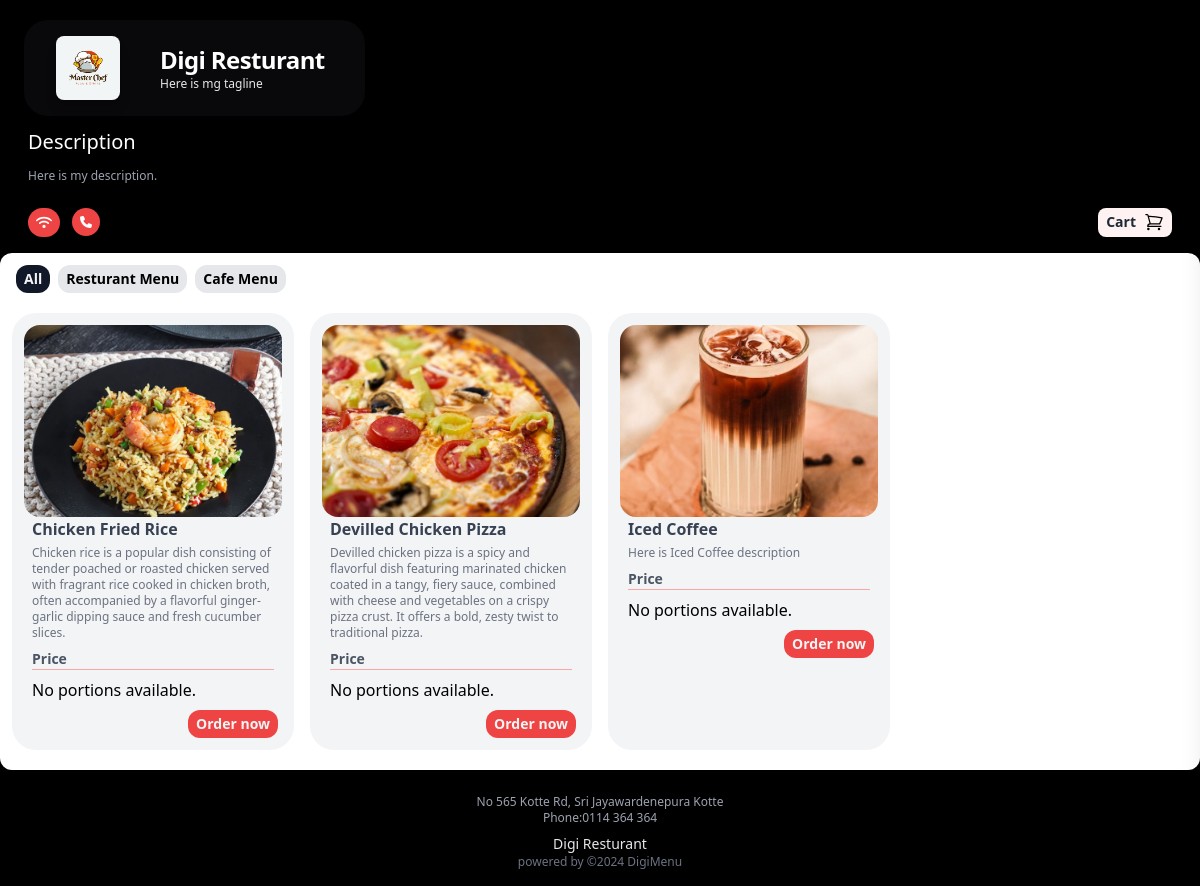
Page /app/1/ on the earlier database version.
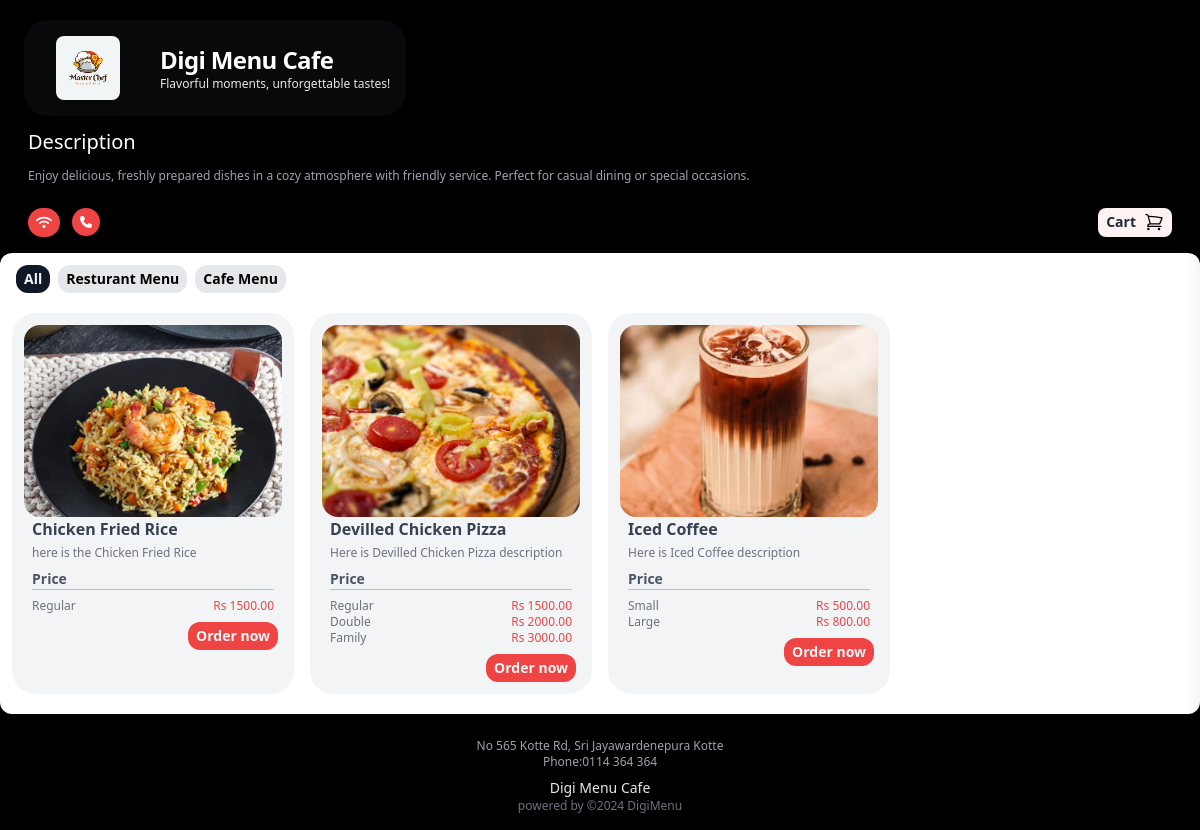
Same page on the later database version.
### main/models.py (models this page shows, shortened)
class Profile(models.Model):
	user = models.OneToOneField(User, on_delete=models.CASCADE)
	phone = models.CharField(max_length=20, blank=True)
	address1 = models.CharField(max_length=200, blank=True)
	resturant_name = models.CharField(max_length=200, blank=True)
	resturant_slogan = models.CharField(max_length=200, blank=True)
	image = models.ImageField(upload_to='uploads/product/',blank=True, null=True )
	description = models.CharField(max_length=400, default='0', blank=True, null=True)
	city = models.CharField(max_length=200, blank=True)
	zipcode = models.CharField(max_length=200, blank=True)
	country = models.CharField(max_length=200, blank=True)

class Menu(models.Model):
	user = models.ForeignKey(User, on_delete=models.CASCADE)
	name = models.CharField(max_length=50)

class Product(models.Model):
    name = models.CharField(max_length=100)
    menu = models.ForeignKey(Menu, on_delete=models.CASCADE, default=1)
    description = models.CharField(max_length=250, default='0', blank=True, null=True)
    image = models.ImageField(upload_to='uploads/product/', blank=True, null=True)

class Portion(models.Model):
    product = models.ForeignKey(Product, on_delete=models.CASCADE, related_name='portions')
    name = models.CharField(max_length=100)
    price = models.DecimalField(default=0, decimal_places=2, max_digits=6)

### main/views.py (the view)
# urls.py: path('<int:resturant_id>/', views.menuhome, name='menuhome'),
def menuhome(request, resturant_id, menu_id=None):
    profile = get_object_or_404(Profile, id=resturant_id)
    if menu_id:
        current_menu = get_object_or_404(Menu, user=profile.user, id=menu_id)
        products = Product.objects.filter(menu=current_menu)
        active_view = 'menu'
    else:
        products = Product.objects.filter(menu__user=profile.user)
        active_view = 'all'
    product_ids = products.values_list('id', flat=True)
    portions = Portion.objects.filter(product_id__in=product_ids)
    context = {
        'products': products,
        'portions': portions,
        'active_view': active_view,
    }
    if menu_id:
        context['menu_id'] = current_menu.id
    return render(request, 'all.html', context)

### cart/cart.py (called while the page is built)
    def cart_total(self, app_id):
        self.session_key = f'app_{app_id}_cart'
        self.cart = self.session.get(self.session_key, {})
        portion_ids = self.cart.keys()
        portions = Portion.objects.filter(id__in=portion_ids)
        quantities = self.cart
        total = 0
        for key, value in quantities.items():
            key = int(key)
            for portion in portions:
                if portion.id == key:
                    total = total + (portion.price * value)
        return total

    def __len__(self):
        return len(self.cart)

    def get_prods(self):
        portion_ids = self.cart.keys()
        portions = Portion.objects.filter(id__in=portion_ids)
        return portions

    def get_quants(self):
        return self.cart

### cart/context_processors.py (called while the page is built)
def cart_items(request):
    app_id = request.resolver_match.kwargs.get('resturant_id')
    cart = Cart(request, app_id)
    return {
        'cart_products': cart.get_prods(),
        'quantities': cart.get_quants(),
        'total_items': cart.__len__(),
        'totals': cart.cart_total(app_id),
    }

### main/context_processors.py (called while the page is built)
def resturant(request):
    resturant_id = request.resolver_match.kwargs.get('resturant_id', None)
    if resturant_id:
        profile = get_object_or_404(Profile, id=resturant_id)
        menus = Menu.objects.filter(user=profile.user)
        return {
            'menus': menus,
            'resturant': profile,
        }
    return {}

### main/templates/all.html
{% extends 'mainbase.html' %}
{% load static %}
{% block content %}
<div class=" justify-center my-3 mx-1 ">
  <div >
    <ul  class="grid lg:grid-cols-4 md:grid-cols-3 sm:grid-cols-1">
      {% for product in products %}
      <li class="flex-col m-2 bg-gray-100 rounded-3xl p-3">
        <div class="h-24 w-120 h-48 flex-shrink-0 overflow-hidden ">
          <img src="{{product.image.url}}" alt="{{product.name}}" class="h-full w-full object-cover rounded-2xl object-center">
        </div>
        <h3 class="text-gray-700 font-bold px-2">
          {{product.name}}
        </h3>
        <p class="px-2 mt-1 text-xs text-gray-500">{{product.description}}</p>
        <h4 class="font-semibold text-sm text-gray-600 mt-2 mx-2">Price</h4>
        <div class=" border-t border-red-300 mx-2">
          <div class="justify-between items-center my-2">
            {% for portion in product.portions.all %}
              <div class="flex justify-between items-end text-gray-500">
                <p class="text-xs">{{ portion.name }}</p>
                <p class="text-red-500 text-xs">Rs {{ portion.price }}</p>
              </div>
            {% empty %}
              <p>No portions available.</p>
            {% endfor %}
                  </div>
        </div>
        <div class="flex flex-row justify-end mx-1">
          <a href="{% url 'product' resturant.id product.id %}" class="bg-red-500 text-gray-100 px-2 py-1 rounded-xl text-sm font-bold">Order now</span></a>
        </div>
      </li>
      {% endfor %}
    </ul>
  </div>
</div>
{% endblock %}

### main/templates/mainbase.html (shortened to what this page needs)
{% load static %}
<!DOCTYPE html>
<html lang="en">
<head>
    <link rel="stylesheet" href="{% static 'styles.css' %}">
    <script src="https://cdn.tailwindcss.com"></script>
</head>
<body class="bg-black">
    <header>
        {% include 'mainheader.html' %}
    </header>
    <main>
    <div class="rounded-xl bg-white mt-3 flex flex-col justify-center w-full " style="margin-top: -20px;">
        {% include 'tabs.html' %}
        {% block content %}
        {% endblock %}
    </div>
    </main>
        {% include 'mainfooter.html' %}
</body>
</html>

### main/templates/mainheader.html (shortened to what this page needs)
{% load static %}
<div class=" pt-2 p-6 flex flex-col " style="background-color: #000000;" >
  <div class="">
    <div class="">
      <div class="flex mt-3 bg-zinc-950 max-w-fit justify-center items-center rounded-3xl px-4">
        <img src="{{resturant.image.url}}" alt="Company Logo" class="w-16 h-16 m-4 rounded-lg shadow-lg">
        <div class="flex flex-col  justify-center ">
          <p class=" text-3xl mx-6 mt-3 text-left font-bold tracking-tight text-white sm:text-2xl">{{resturant.resturant_name}}</p>
          <p class="text-xs ml-6 mb-3 text-left text-gray-200">{{resturant.resturant_slogan}}</p>
          </div>
      </div>
      <h1 class="text-white text-xl px-1 my-3 ">Description</h1>
      <p class="text-gray-400 text-xs mx-1 mb-6">{{resturant.description}}</p>
      <nav class="flex flex-row px-1 pb-3 w-full justify-between ">
        <div class="flex justify-center items-center flex-row">
          <button class="flex bg-red-500 rounded-3xl p-2 mr-2">
          </button>
          <a href="https://wa.me/{{resturant.phone}}" class="flex mx-1 bg-red-500 rounded-3xl p-2 mr-2">
          </a>
        </div>
        <button id="toggleButton" class="relative bg-red-50 rounded-lg flex flex-row px-2 justify-center items-center">
          <P class="text-gray-800 text-sm font-bold mr-2">Cart</P>
          </div>
    </div>
  </div>

### main/templates/cart.html (shortened to what this page needs)
{% load static %}

### main/templates/tabs.html
{% load static %}
<div class="mt-3">
  <div class="flex justify-start mx-3 ">
    <a href="{% url 'menuhome' resturant.id %}"
    class=" px-2 py-1 mx-1 text-sm font-bold rounded-xl text-black {% if active_view == 'all' %}
    bg-gray-900 text-gray-100 {% else %} bg-gray-200
    {% endif %}">All
    </a>
    {% for menu in menus %}
    <a href="{% url 'menu' resturant.id menu.id %}"
       class=" px-2 py-1 mx-1 text-sm font-bold rounded-xl {% if menu.id == menu_id %}bg-gray-900 text-gray-100{% else %}bg-gray-200 text-black{% endif %}">
        {{ menu.name }}   Menu
    </a>
    {% endfor %}
  </div>
</div>

### main/templates/mainfooter.html
<footer class="bg-black py-4">
    <div class="container mx-auto px-4 flex flex-col items-center justify-center">
      <p class="text-gray-400 text-xs mt-2">No 565 Kotte Rd, Sri Jayawardenepura Kotte </p>
      <p class="text-gray-400 text-xs">Phone:0114 364 364 </p>
      <p class="text-gray-200 text-sm pt-2">{{resturant.resturant_name}}</p>
      <p class="text-gray-500 text-xs text-center">powered by <a href="#" class="text-gray-500">©2024 DigiMenu</a></p>
    </footer>

Differences in the rows shown:
changed Profile: resturant_name "Digi Resturant" → "Digi Menu Cafe"; resturant_slogan "Here is mg tagline" → "Flavorful moments, unforgettable tastes!"; description "Here is my description." → "Enjoy delicious, freshly prepared dishes in a cozy atmosphere with friendly service. Perfect for casual dining or special occasions."
changed Product "Chicken Fried Rice": description "Chicken rice is a popular dish consisting of tender poached or roasted chicken served with fragrant rice cooked in chicken broth, often accompanied by a flavorful ginger-garlic dipping sauce and fresh cucumber slices." → "here is the Chicken Fried Rice"; no longer shows "No portions available."
added Portion: name "Regular", price "1500.00", shown under Product "Chicken Fried Rice"
changed Product "Devilled Chicken Pizza": description "Devilled chicken pizza is a spicy and flavorful dish featuring marinated chicken coated in a tangy, fiery sauce, combined with cheese and vegetables on a crispy pizza crust. It offers a bold, zesty twist to traditional pizza." → "Here is Devilled Chicken Pizza description"; no longer shows "No portions available."
added Portion: name "Regular", price "1500.00", shown under Product "Devilled Chicken Pizza"
added Portion: name "Double", price "2000.00", shown under Product "Devilled Chicken Pizza"
added Portion: name "Family", price "3000.00", shown under Product "Devilled Chicken Pizza"
shown differently, row unchanged: Product "Iced Coffee": no longer shows "No portions available."
added Portion: name "Small", price "500.00", shown under Product "Iced Coffee"
added Portion: name "Large", price "800.00", shown under Product "Iced Coffee"
